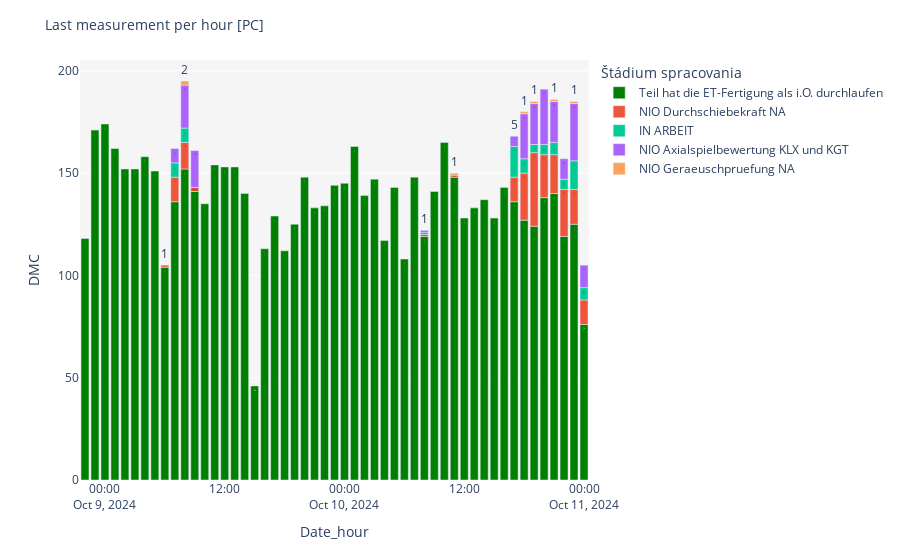

Notebook source saved alongside this figure:
### Code cell
fig = px.bar(df_group_last1, x='Date_hour', y='DMC ',color='Štádium spracovania ',color_discrete_map={"Teil hat die ET-Fertigung als i.O. durchlaufen":"green"},
            text_auto=True, height=500)
fig.update_layout(title=f"Last measurement per hour [PC]", title_font_size=14)
fig.update_layout(plot_bgcolor="whitesmoke")
fig.show()

### Figure 1 — Plotly figure (JSON) as saved in the notebook; plotly's stock layout.template omitted (floating-point values rounded to 4 significant figures)
{"data": [{"alignmentgroup": "True", "hovertemplate": "Štádium spracovania =Teil hat die ET-Fertigung als i.O. durchlaufen<br>Date_hour=%{x}<br>DMC =%{y}<extra></extra>", "legendgroup": "Teil hat die ET-Fertigung als i.O. durchlaufen", "marker": {"color": "green", "pattern": {"shape": ""}}, "name": "Teil hat die ET-Fertigung als i.O. durchlaufen", "offsetgroup": "Teil hat die ET-Fertigung als i.O. durchlaufen", "orientation": "v", "showlegend": true, "textposition": "auto", "texttemplate": "%{y}", "type": "bar", "x": ["2024-10-08 22:00", "2024-10-08 23:00", "2024-10-09 00:00", "2024-10-09 01:00", "2024-10-09 02:00", "2024-10-09 03:00", "2024-10-09 04:00", "2024-10-09 05:00", "2024-10-09 06:00", "2024-10-09 07:00", "2024-10-09 08:00", "2024-10-09 09:00", "2024-10-09 10:00", "2024-10-09 11:00", "2024-10-09 12:00", "2024-10-09 13:00", "2024-10-09 14:00", "2024-10-09 15:00", "2024-10-09 16:00", "2024-10-09 17:00", "2024-10-09 18:00", "2024-10-09 19:00", "2024-10-09 20:00", "2024-10-09 21:00", "2024-10-09 22:00", "2024-10-09 23:00", "2024-10-10 00:00", "2024-10-10 01:00", "2024-10-10 02:00", "2024-10-10 03:00", "2024-10-10 04:00", "2024-10-10 05:00", "2024-10-10 06:00", "2024-10-10 07:00", "2024-10-10 08:00", "2024-10-10 09:00", "2024-10-10 10:00", "2024-10-10 11:00", "2024-10-10 12:00", "2024-10-10 13:00", "2024-10-10 14:00", "2024-10-10 15:00", "2024-10-10 16:00", "2024-10-10 17:00", "2024-10-10 18:00", "2024-10-10 19:00", "2024-10-10 20:00", "2024-10-10 21:00", "2024-10-10 22:00", "2024-10-10 23:00", "2024-10-11 00:00"], "xaxis": "x", "y": [118, 171, 174, 162, 152, 152, 158, 151, 104, 136, 152, 141, 135, 154, 153, 153, 140, 46, 113, 129, 112, 125, 148, 133, 134, 144, 145, 163, 139, 147, 117, 143, 108, 148, 119, 141, 165, 148, 128, 133, 137, 128, 143, 136, 127, 124, 138, 140, 119, 125, 76], "yaxis": "y"}, {"alignmentgroup": "True", "hovertemplate": "Štádium spracovania =NIO Durchschiebekraft NA<br>Date_hour=%{x}<br>DMC =%{y}<extra></extra>", "legendgroup": "NIO Durchschiebekraft NA", "marker": {"color": "#EF553B", "pattern": {"shape": ""}}, "name": "NIO Durchschiebekraft NA", "offsetgroup": "NIO Durchschiebekraft NA", "orientation": "v", "showlegend": true, "textposition": "auto", "texttemplate": "%{y}", "type": "bar", "x": ["2024-10-09 06:00", "2024-10-09 07:00", "2024-10-09 08:00", "2024-10-09 09:00", "2024-10-10 08:00", "2024-10-10 11:00", "2024-10-10 17:00", "2024-10-10 18:00", "2024-10-10 19:00", "2024-10-10 20:00", "2024-10-10 21:00", "2024-10-10 22:00", "2024-10-10 23:00", "2024-10-11 00:00"], "xaxis": "x", "y": [1, 12, 13, 2, 1, 1, 12, 23, 36, 21, 19, 23, 17, 12], "yaxis": "y"}, {"alignmentgroup": "True", "hovertemplate": "Štádium spracovania =IN ARBEIT<br>Date_hour=%{x}<br>DMC =%{y}<extra></extra>", "legendgroup": "IN ARBEIT", "marker": {"color": "#00cc96", "pattern": {"shape": ""}}, "name": "IN ARBEIT", "offsetgroup": "IN ARBEIT", "orientation": "v", "showlegend": true, "textposition": "auto", "texttemplate": "%{y}", "type": "bar", "x": ["2024-10-09 07:00", "2024-10-09 08:00", "2024-10-10 08:00", "2024-10-10 17:00", "2024-10-10 18:00", "2024-10-10 19:00", "2024-10-10 20:00", "2024-10-10 21:00", "2024-10-10 22:00", "2024-10-10 23:00", "2024-10-11 00:00"], "xaxis": "x", "y": [7, 7, 1, 15, 7, 4, 5, 6, 5, 14, 6], "yaxis": "y"}, {"alignmentgroup": "True", "hovertemplate": "Štádium spracovania =NIO Axialspielbewertung KLX und KGT<br>Date_hour=%{x}<br>DMC =%{y}<extra></extra>", "legendgroup": "NIO Axialspielbewertung KLX und KGT", "marker": {"color": "#ab63fa", "pattern": {"shape": ""}}, "name": "NIO Axialspielbewertung KLX und KGT", "offsetgroup": "NIO Axialspielbewertung KLX und KGT", "orientation": "v", "showlegend": true, "textposition": "auto", "texttemplate": "%{y}", "type": "bar", "x": ["2024-10-09 07:00", "2024-10-09 08:00", "2024-10-09 09:00", "2024-10-10 08:00", "2024-10-10 17:00", "2024-10-10 18:00", "2024-10-10 19:00", "2024-10-10 20:00", "2024-10-10 21:00", "2024-10-10 22:00", "2024-10-10 23:00", "2024-10-11 00:00"], "xaxis": "x", "y": [7, 21, 18, 1, 5, 22, 20, 27, 20, 10, 28, 11], "yaxis": "y"}, {"alignmentgroup": "True", "hovertemplate": "Štádium spracovania =NIO Geraeuschpruefung NA<br>Date_hour=%{x}<br>DMC =%{y}<extra></extra>", "legendgroup": "NIO Geraeuschpruefung NA", "marker": {"color": "#FFA15A", "pattern": {"shape": ""}}, "name": "NIO Geraeuschpruefung NA", "offsetgroup": "NIO Geraeuschpruefung NA", "orientation": "v", "showlegend": true, "textposition": "auto", "texttemplate": "%{y}", "type": "bar", "x": ["2024-10-09 08:00", "2024-10-10 11:00", "2024-10-10 18:00", "2024-10-10 19:00", "2024-10-10 21:00", "2024-10-10 23:00"], "xaxis": "x", "y": [2, 1, 1, 1, 1, 1], "yaxis": "y"}], "layout": {"autosize": true, "barmode": "relative", "legend": {"title": {"text": "Štádium spracovania "}, "tracegroupgap": 0}, "margin": {"t": 60}, "plot_bgcolor": "whitesmoke", "title": {"font": {"size": 14}, "text": "Last measurement per hour [PC]"}, "xaxis": {"anchor": "y", "autorange": true, "domain": [0, 1], "range": ["2024-10-08 21:30", "2024-10-11 00:30"], "title": {"text": "Date_hour"}, "type": "date"}, "yaxis": {"anchor": "x", "autorange": true, "domain": [0, 1], "range": [0, 205.3], "title": {"text": "DMC "}, "type": "linear"}}}
